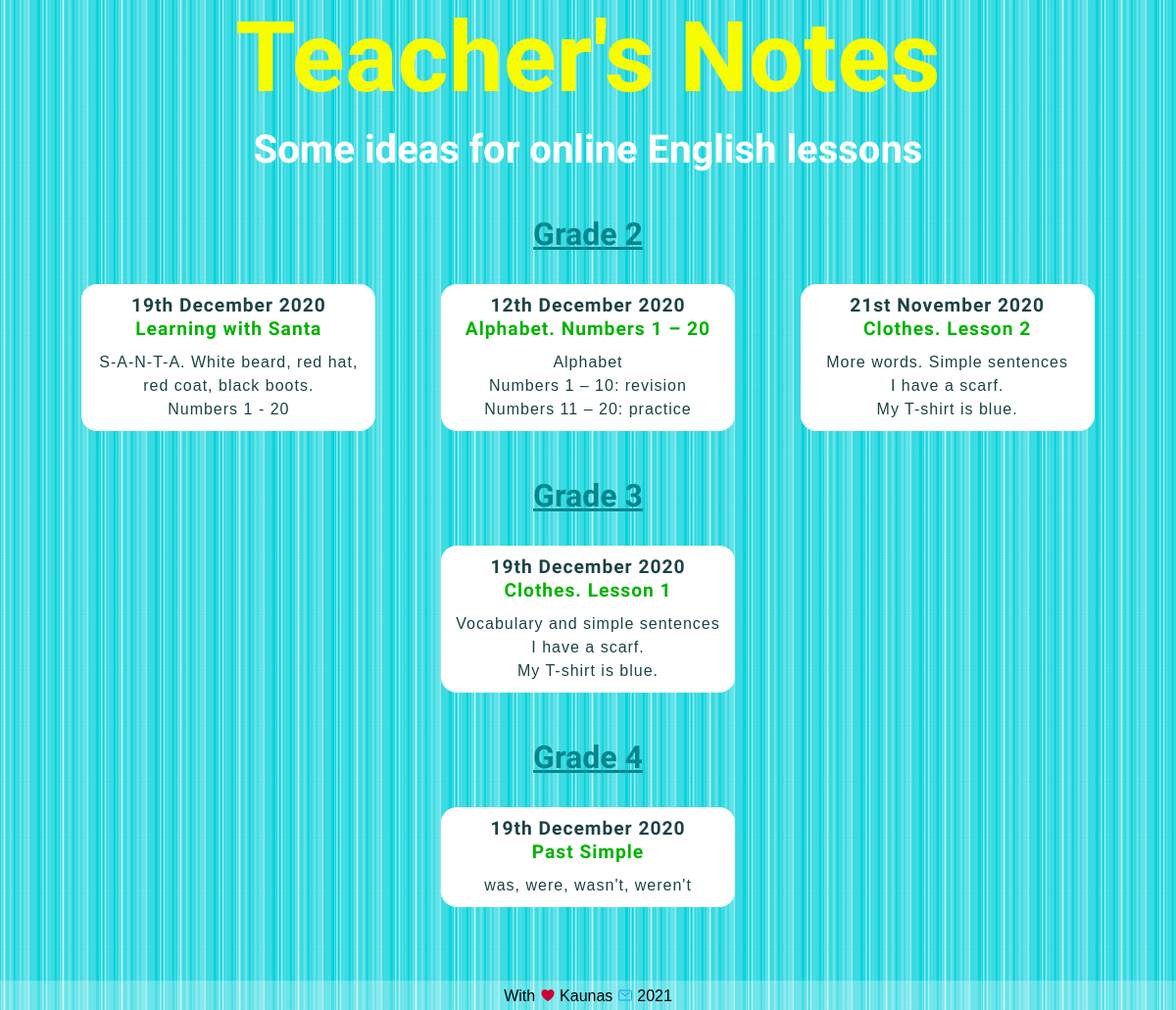
/, run on an earlier commit of the app's database.
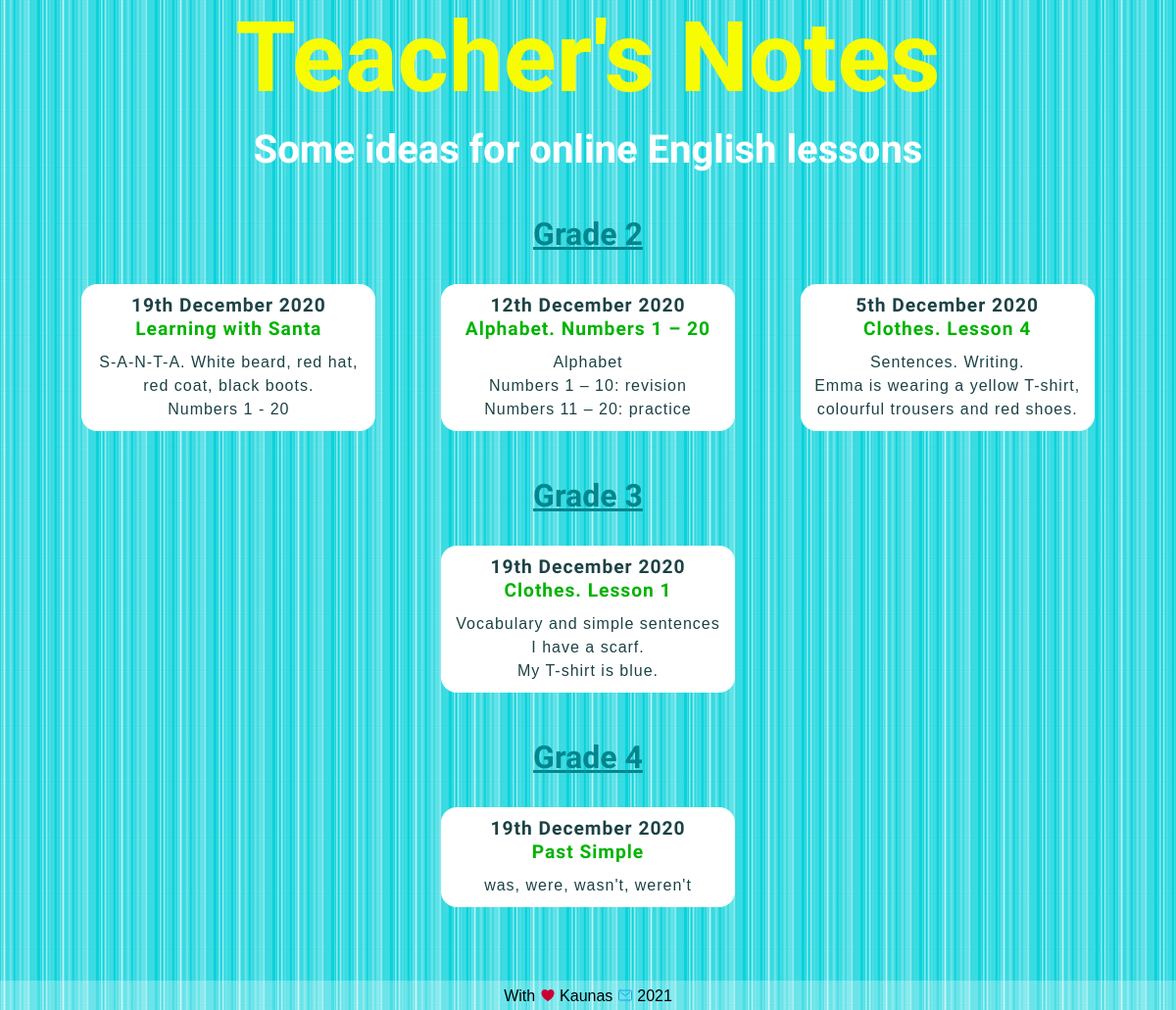
And on a later commit of the database.
### blog/models.py (models this page shows, shortened)
class Grade2blogpost(models.Model):
    grade = models.CharField(max_length=10, default='Grade 2')
    date = models.DateField()
    title = models.TextField(max_length=200)
    intro = models.TextField(max_length=400, default='intro')
    description = models.TextField()
    image = models.ImageField(upload_to='blog/images/', default='blog/images/soon.png')
    file = models.FileField(upload_to='blog/downloads/', blank='True')
    credits = models.TextField(blank='True')

class Grade3blogpost(models.Model):
    grade = models.CharField(max_length=10, default='Grade 3')
    date = models.DateField()
    title = models.TextField(max_length=200)
    intro = models.TextField(max_length=400, default='intro')
    description = models.TextField()
    image = models.ImageField(upload_to='blog/images/', default='blog/images/soon.png')
    file = models.FileField(upload_to='blog/downloads/', blank='True')
    credits = models.TextField(blank='True')

class Grade4blogpost(models.Model):
    grade = models.CharField(max_length=10, default='Grade 4')
    date = models.DateField()
    title = models.TextField(max_length=200)
    intro = models.TextField(max_length=400, default='intro')
    description = models.TextField()
    image = models.ImageField(upload_to='blog/images/', default='blog/images/soon.png')
    file = models.FileField(upload_to='blog/downloads/', blank='True')
    credits = models.TextField(blank='True')

### blog/views.py (the view)
# urls.py: path('', views.all_posts, name='all_posts'),
def all_posts(request):
    grade2blogposts = Grade2blogpost.objects.order_by('-date')[:3]
    grade3blogposts = Grade3blogpost.objects.order_by('-date')[:3]
    grade4blogposts = Grade4blogpost.objects.order_by('-date')[:3]
    return render(request, 'blog/all_posts.html', {'grade2blogposts': grade2blogposts,
                                                   'grade3blogposts': grade3blogposts,
                                                   'grade4blogposts': grade4blogposts})

### blog/templates/blog/all_posts.html (shortened to what this page needs)
<!DOCTYPE html>
{% load static %}
<html lang="en">
<head>
    <link href="{% static 'blog/all_posts.css' %}" type="text/css" rel="stylesheet"/>
    <link href="{% static 'blog/queries.css' %}" type="text/css" rel="stylesheet"/>
</head>
<header>
    <h1>Teacher's Notes</h1>
    <h2>Some ideas for online English lessons</h2>
</header>
<section>
    <a href="{% url 'blog:url_all_grade2' %}"><h3>Grade 2</h3></a>
    <div class="flex-container">
        {% for blogpost in grade2blogposts %}
            <a class="button" href="{% url 'blog:url_one_grade2' blogpost.id %}">
                <h4>{{ blogpost.date|date:'jS F Y' }}</h4>
                <h5>{{ blogpost.title }}</h5>
                <p>{{ blogpost.intro|safe|truncatewords:20 }}</p></a>
        {% endfor %}
    </div>
</section>
<section>
    <a href="{% url 'blog:url_all_grade3' %}"><h3>Grade 3</h3></a>
    <div class="flex-container">
        {% for blogpost in grade3blogposts %}
            <a class="button" href="{% url 'blog:url_one_grade3' blogpost.id %}">
                <h4>{{ blogpost.date|date:'jS F Y' }}</h4>
                <h5>{{ blogpost.title }}</h5>
                <p>{{ blogpost.intro|safe|truncatewords:20 }}</p></a>
        {% endfor %}
    </div>
</section>
<section>
    <a href="{% url 'blog:url_all_grade4' %}"><h3>Grade 4</h3></a>
    <div class="flex-container">
        {% for blogpost in grade4blogposts %}
            <a class="button" href="{% url 'blog:url_one_grade4' blogpost.id %}">
                <h4>{{ blogpost.date|date:'jS F Y' }}</h4>
                <h5>{{ blogpost.title }}</h5>
                <p>{{ blogpost.intro|safe|truncatewords:20 }}</p></a>
        {% endfor %}
    </div>
</section>
<footer>
    <p class="signature">With <a>
        <ion-icon class="heart" name="heart"></ion-icon>
    </a> Kaunas
        <a style="text-decoration: none" href="mailto:welcome@listensingtalk.com">
            <ion-icon class="mail" name="mail-outline"></ion-icon>
        </a> 2021
    </p>
</footer>
</body>
</html>

What changed in the data, as far as the page shows it:
no longer on this page (row edited): Grade2blogpost: date "21st November 2020", title "Clothes. Lesson 2", intro "More words. Simple sentences I have a scarf. My T-shirt is blue."
added Grade2blogpost: date "5th December 2020", title "Clothes. Lesson 4", intro "Sentences. Writing. Emma is wearing a yellow T-shirt, colourful trousers and red shoes."
